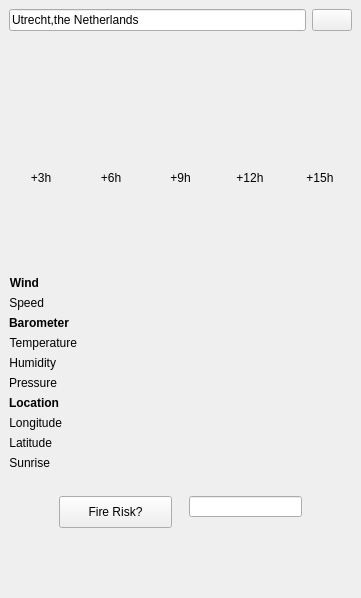
<?xml version="1.0" encoding="UTF-8"?>
<ui version="4.0">
 <class>MainWindow</class>
 <widget class="QMainWindow" name="MainWindow">
  <property name="geometry">
   <rect>
    <x>0</x>
    <y>0</y>
    <width>361</width>
    <height>598</height>
   </rect>
  </property>
  <property name="windowTitle">
   <string>Raindar</string>
  </property>
  <widget class="QWidget" name="centralwidget">
   <layout class="QHBoxLayout" name="horizontalLayout">
    <item>
     <layout class="QVBoxLayout" name="verticalLayout">
      <item>
       <layout class="QHBoxLayout" name="horizontalLayout_3">
        <item>
         <widget class="QLineEdit" name="lineEdit">
          <property name="text">
           <string>Utrecht,the Netherlands</string>
          </property>
         </widget>
        </item>
        <item>
         <widget class="QPushButton" name="pushButton">
          <property name="text">
           <string/>
          </property>
          <property name="icon">
           <iconset>
            <normaloff>images/arrow-circle-225.png</normaloff>images/arrow-circle-225.png</iconset>
          </property>
         </widget>
        </item>
       </layout>
      </item>
      <item>
       <layout class="QHBoxLayout" name="horizontalLayout_4">
        <item>
         <widget class="QLabel" name="weatherIcon">
          <property name="sizePolicy">
           <sizepolicy hsizetype="Maximum" vsizetype="Preferred">
            <horstretch>0</horstretch>
            <verstretch>0</verstretch>
           </sizepolicy>
          </property>
          <property name="minimumSize">
           <size>
            <width>16</width>
            <height>16</height>
           </size>
          </property>
          <property name="maximumSize">
           <size>
            <width>16</width>
            <height>16</height>
           </size>
          </property>
          <property name="text">
           <string/>
          </property>
         </widget>
        </item>
        <item>
         <widget class="QLabel" name="weatherLabel">
          <property name="text">
           <string/>
          </property>
         </widget>
        </item>
       </layout>
      </item>
      <item>
       <layout class="QGridLayout" name="gridLayout_2">
        <item row="1" column="3">
         <widget class="QLabel" name="forecastIcon4">
          <property name="sizePolicy">
           <sizepolicy hsizetype="MinimumExpanding" vsizetype="Preferred">
            <horstretch>0</horstretch>
            <verstretch>0</verstretch>
           </sizepolicy>
          </property>
          <property name="minimumSize">
           <size>
            <width>16</width>
            <height>16</height>
           </size>
          </property>
          <property name="maximumSize">
           <size>
            <width>200</width>
            <height>16</height>
           </size>
          </property>
          <property name="baseSize">
           <size>
            <width>0</width>
            <height>0</height>
           </size>
          </property>
          <property name="text">
           <string/>
          </property>
          <property name="alignment">
           <set>Qt::AlignCenter</set>
          </property>
         </widget>
        </item>
        <item row="2" column="1">
         <widget class="QLabel" name="forecastTemp2">
          <property name="text">
           <string/>
          </property>
         </widget>
        </item>
        <item row="2" column="4">
         <widget class="QLabel" name="forecastTemp5">
          <property name="text">
           <string/>
          </property>
         </widget>
        </item>
        <item row="2" column="3">
         <widget class="QLabel" name="forecastTemp4">
          <property name="text">
           <string/>
          </property>
         </widget>
        </item>
        <item row="1" column="1">
         <widget class="QLabel" name="forecastIcon2">
          <property name="sizePolicy">
           <sizepolicy hsizetype="MinimumExpanding" vsizetype="Preferred">
            <horstretch>0</horstretch>
            <verstretch>0</verstretch>
           </sizepolicy>
          </property>
          <property name="minimumSize">
           <size>
            <width>16</width>
            <height>16</height>
           </size>
          </property>
          <property name="maximumSize">
           <size>
            <width>200</width>
            <height>16</height>
           </size>
          </property>
          <property name="baseSize">
           <size>
            <width>0</width>
            <height>0</height>
           </size>
          </property>
          <property name="text">
           <string/>
          </property>
          <property name="alignment">
           <set>Qt::AlignCenter</set>
          </property>
         </widget>
        </item>
        <item row="1" column="4">
         <widget class="QLabel" name="forecastIcon5">
          <property name="sizePolicy">
           <sizepolicy hsizetype="MinimumExpanding" vsizetype="Preferred">
            <horstretch>0</horstretch>
            <verstretch>0</verstretch>
           </sizepolicy>
          </property>
          <property name="minimumSize">
           <size>
            <width>16</width>
            <height>16</height>
           </size>
          </property>
          <property name="maximumSize">
           <size>
            <width>200</width>
            <height>16</height>
           </size>
          </property>
          <property name="baseSize">
           <size>
            <width>0</width>
            <height>0</height>
           </size>
          </property>
          <property name="text">
           <string/>
          </property>
          <property name="alignment">
           <set>Qt::AlignCenter</set>
          </property>
         </widget>
        </item>
        <item row="1" column="0">
         <widget class="QLabel" name="forecastIcon1">
          <property name="sizePolicy">
           <sizepolicy hsizetype="MinimumExpanding" vsizetype="Preferred">
            <horstretch>0</horstretch>
            <verstretch>0</verstretch>
           </sizepolicy>
          </property>
          <property name="minimumSize">
           <size>
            <width>16</width>
            <height>16</height>
           </size>
          </property>
          <property name="maximumSize">
           <size>
            <width>200</width>
            <height>16</height>
           </size>
          </property>
          <property name="baseSize">
           <size>
            <width>0</width>
            <height>0</height>
           </size>
          </property>
          <property name="text">
           <string/>
          </property>
          <property name="alignment">
           <set>Qt::AlignCenter</set>
          </property>
         </widget>
        </item>
        <item row="1" column="2">
         <widget class="QLabel" name="forecastIcon3">
          <property name="sizePolicy">
           <sizepolicy hsizetype="MinimumExpanding" vsizetype="Preferred">
            <horstretch>0</horstretch>
            <verstretch>0</verstretch>
           </sizepolicy>
          </property>
          <property name="minimumSize">
           <size>
            <width>16</width>
            <height>16</height>
           </size>
          </property>
          <property name="maximumSize">
           <size>
            <width>200</width>
            <height>16</height>
           </size>
          </property>
          <property name="baseSize">
           <size>
            <width>0</width>
            <height>0</height>
           </size>
          </property>
          <property name="text">
           <string/>
          </property>
          <property name="alignment">
           <set>Qt::AlignCenter</set>
          </property>
         </widget>
        </item>
        <item row="2" column="2">
         <widget class="QLabel" name="forecastTemp3">
          <property name="text">
           <string/>
          </property>
         </widget>
        </item>
        <item row="2" column="0">
         <widget class="QLabel" name="forecastTemp1">
          <property name="text">
           <string/>
          </property>
         </widget>
        </item>
        <item row="0" column="0">
         <widget class="QLabel" name="forecastTime1">
          <property name="text">
           <string>+3h</string>
          </property>
          <property name="alignment">
           <set>Qt::AlignCenter</set>
          </property>
         </widget>
        </item>
        <item row="0" column="1">
         <widget class="QLabel" name="forecastTime2">
          <property name="text">
           <string>+6h</string>
          </property>
          <property name="alignment">
           <set>Qt::AlignCenter</set>
          </property>
         </widget>
        </item>
        <item row="0" column="2">
         <widget class="QLabel" name="forecastTime3">
          <property name="text">
           <string>+9h</string>
          </property>
          <property name="alignment">
           <set>Qt::AlignCenter</set>
          </property>
         </widget>
        </item>
        <item row="0" column="3">
         <widget class="QLabel" name="forecastTime4">
          <property name="text">
           <string>+12h</string>
          </property>
          <property name="alignment">
           <set>Qt::AlignCenter</set>
          </property>
         </widget>
        </item>
        <item row="0" column="4">
         <widget class="QLabel" name="forecastTime5">
          <property name="text">
           <string>+15h</string>
          </property>
          <property name="alignment">
           <set>Qt::AlignCenter</set>
          </property>
         </widget>
        </item>
       </layout>
      </item>
      <item>
       <layout class="QGridLayout" name="gridLayout">
        <item row="1" column="0">
         <layout class="QFormLayout" name="formLayout">
          <item row="0" column="0">
           <widget class="QLabel" name="label_10">
            <property name="font">
             <font>
              <weight>75</weight>
              <bold>true</bold>
             </font>
            </property>
            <property name="text">
             <string>Wind</string>
            </property>
            <property name="alignment">
             <set>Qt::AlignRight|Qt::AlignTrailing|Qt::AlignVCenter</set>
            </property>
           </widget>
          </item>
          <item row="0" column="1">
           <widget class="QLabel" name="label_11">
            <property name="text">
             <string/>
            </property>
           </widget>
          </item>
          <item row="1" column="0">
           <widget class="QLabel" name="label_9">
            <property name="text">
             <string>Speed</string>
            </property>
            <property name="alignment">
             <set>Qt::AlignRight|Qt::AlignTrailing|Qt::AlignVCenter</set>
            </property>
           </widget>
          </item>
          <item row="1" column="1">
           <widget class="QLabel" name="windLabel">
            <property name="text">
             <string/>
            </property>
           </widget>
          </item>
          <item row="2" column="0">
           <widget class="QLabel" name="label_5">
            <property name="font">
             <font>
              <weight>75</weight>
              <bold>true</bold>
             </font>
            </property>
            <property name="text">
             <string>Barometer</string>
            </property>
            <property name="alignment">
             <set>Qt::AlignRight|Qt::AlignTrailing|Qt::AlignVCenter</set>
            </property>
           </widget>
          </item>
          <item row="2" column="1">
           <widget class="QLabel" name="label_12">
            <property name="text">
             <string/>
            </property>
           </widget>
          </item>
          <item row="3" column="0">
           <widget class="QLabel" name="label_6">
            <property name="text">
             <string>Temperature</string>
            </property>
            <property name="alignment">
             <set>Qt::AlignRight|Qt::AlignTrailing|Qt::AlignVCenter</set>
            </property>
           </widget>
          </item>
          <item row="3" column="1">
           <widget class="QLabel" name="temperatureLabel">
            <property name="text">
             <string/>
            </property>
           </widget>
          </item>
          <item row="4" column="0">
           <widget class="QLabel" name="label_7">
            <property name="text">
             <string>Humidity</string>
            </property>
            <property name="alignment">
             <set>Qt::AlignRight|Qt::AlignTrailing|Qt::AlignVCenter</set>
            </property>
           </widget>
          </item>
          <item row="4" column="1">
           <widget class="QLabel" name="humidityLabel">
            <property name="text">
             <string/>
            </property>
           </widget>
          </item>
          <item row="5" column="0">
           <widget class="QLabel" name="label_8">
            <property name="text">
             <string>Pressure</string>
            </property>
            <property name="alignment">
             <set>Qt::AlignRight|Qt::AlignTrailing|Qt::AlignVCenter</set>
            </property>
           </widget>
          </item>
          <item row="5" column="1">
           <widget class="QLabel" name="pressureLabel">
            <property name="text">
             <string/>
            </property>
           </widget>
          </item>
          <item row="6" column="0">
           <widget class="QLabel" name="label">
            <property name="font">
             <font>
              <weight>75</weight>
              <bold>true</bold>
             </font>
            </property>
            <property name="text">
             <string>Location</string>
            </property>
            <property name="alignment">
             <set>Qt::AlignRight|Qt::AlignTrailing|Qt::AlignVCenter</set>
            </property>
           </widget>
          </item>
          <item row="6" column="1">
           <widget class="QLabel" name="label_13">
            <property name="text">
             <string/>
            </property>
           </widget>
          </item>
          <item row="7" column="0">
           <widget class="QLabel" name="label_2">
            <property name="text">
             <string>Longitude</string>
            </property>
            <property name="alignment">
             <set>Qt::AlignRight|Qt::AlignTrailing|Qt::AlignVCenter</set>
            </property>
           </widget>
          </item>
          <item row="7" column="1">
           <widget class="QLabel" name="longitudeLabel">
            <property name="text">
             <string/>
            </property>
           </widget>
          </item>
          <item row="8" column="0">
           <widget class="QLabel" name="label_3">
            <property name="text">
             <string>Latitude</string>
            </property>
            <property name="alignment">
             <set>Qt::AlignRight|Qt::AlignTrailing|Qt::AlignVCenter</set>
            </property>
           </widget>
          </item>
          <item row="8" column="1">
           <widget class="QLabel" name="latitudeLabel">
            <property name="text">
             <string/>
            </property>
           </widget>
          </item>
          <item row="9" column="0">
           <widget class="QLabel" name="label_4">
            <property name="text">
             <string>Sunrise</string>
            </property>
            <property name="alignment">
             <set>Qt::AlignRight|Qt::AlignTrailing|Qt::AlignVCenter</set>
            </property>
           </widget>
          </item>
          <item row="9" column="1">
           <widget class="QLabel" name="sunriseLabel">
            <property name="text">
             <string/>
            </property>
           </widget>
          </item>
         </layout>
        </item>
       </layout>
      </item>
      <item>
       <widget class="QWidget" name="widget" native="true">
        <widget class="QPushButton" name="predict_button">
         <property name="geometry">
          <rect>
           <x>50</x>
           <y>20</y>
           <width>113</width>
           <height>32</height>
          </rect>
         </property>
         <property name="text">
          <string>Fire Risk?</string>
         </property>
        </widget>
        <widget class="QLineEdit" name="prediction_result">
         <property name="geometry">
          <rect>
           <x>180</x>
           <y>20</y>
           <width>113</width>
           <height>21</height>
          </rect>
         </property>
        </widget>
       </widget>
      </item>
     </layout>
    </item>
   </layout>
  </widget>
 </widget>
 <resources/>
 <connections/>
</ui>
